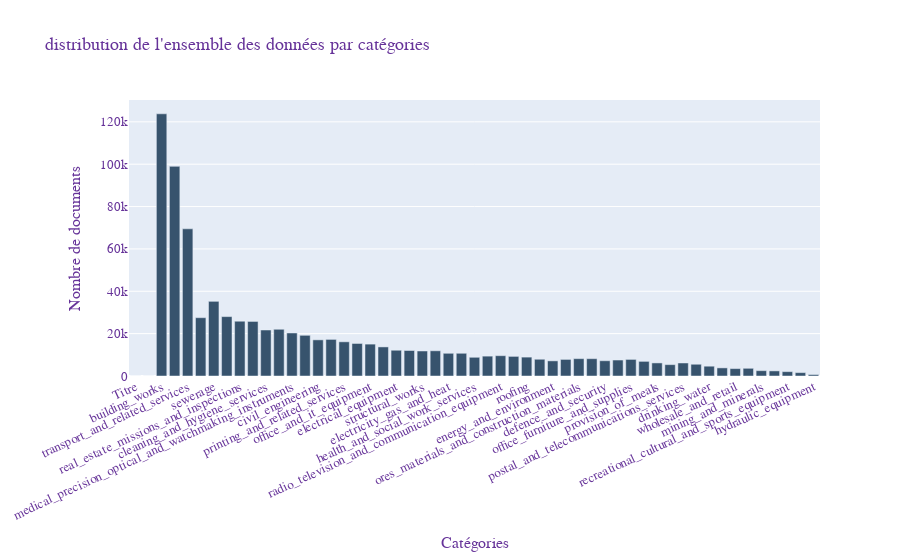

The notebook cell saved with this chart:
### Code cell
#Distribution de l'ensemble des données par catégories

utility.plot_distribution(df,"distribution de l'ensemble des données par catégories")

### Figure 1 — Plotly figure (JSON) as saved in the notebook; plotly's stock layout.template omitted (floating-point values rounded to 4 significant figures)
{"data": [{"marker": {"color": "rgb(55, 83, 109)"}, "type": "bar", "x": ["Titre", "Description", "building_works", "studies_consulting_assistance", "transport_and_related_services", "financial_and_insurance_services", "sewerage", "car_industry_products_and_transport_equipment", "real_estate_missions_and_inspections", "it_services", "cleaning_and_hygiene_services", "building_equipment", "medical_precision_optical_and_watchmaking_instruments", "research_and_development", "civil_engineering", "green_spaces", "printing_and_related_services", "street_development", "office_and_it_equipment", "industrial_equipment_and_tools", "electrical_equipment", "chemical_products", "structural_works", "recreational_cultural_and_sports_services", "electricity_gas_and_heat", "food_beverages_and_related_products", "health_and_social_work_services", "education_and_training_services", "radio_television_and_communication_equipment", "clothing_and_textile_industry", "roofing", "communication_and_marketing_services", "energy_and_environment", "waste_management", "ores_materials_and_construction_materials", "software_supply", "defence_and_security", "petroleum_products_fuels", "office_furniture_and_supplies", "it_equipment_and_consumables", "provision_of_meals", "fire", "postal_and_telecommunications_services", "silvicultural_products", "drinking_water", "agriculture", "wholesale_and_retail", "water_related_works", "mining_and_minerals", "paper_and_cardboard", "recreational_cultural_and_sports_equipment", "rubber_or_plastic_products", "hydraulic_equipment"], "y": [0, 0, 123790, 98976, 69485, 27531, 35254, 28040, 25865, 25758, 21712, 22061, 20315, 19210, 17067, 17280, 16144, 15356, 15051, 13731, 12162, 12039, 11810, 11903, 10723, 10727, 8833, 9374, 9586, 9259, 8916, 7910, 7141, 7833, 8191, 8177, 7206, 7538, 7834, 6909, 6169, 5365, 6145, 5546, 4628, 3828, 3494, 3634, 2519, 2409, 2057, 1595, 676]}], "layout": {"font": {"color": "RebeccaPurple", "family": "Arial, sans-serif", "size": 13}, "title": {"text": "distribution de l'ensemble des données par catégories"}, "xaxis": {"tickangle": -25, "title": {"text": "Catégories"}}, "yaxis": {"title": {"text": "Nombre de documents"}}}}
